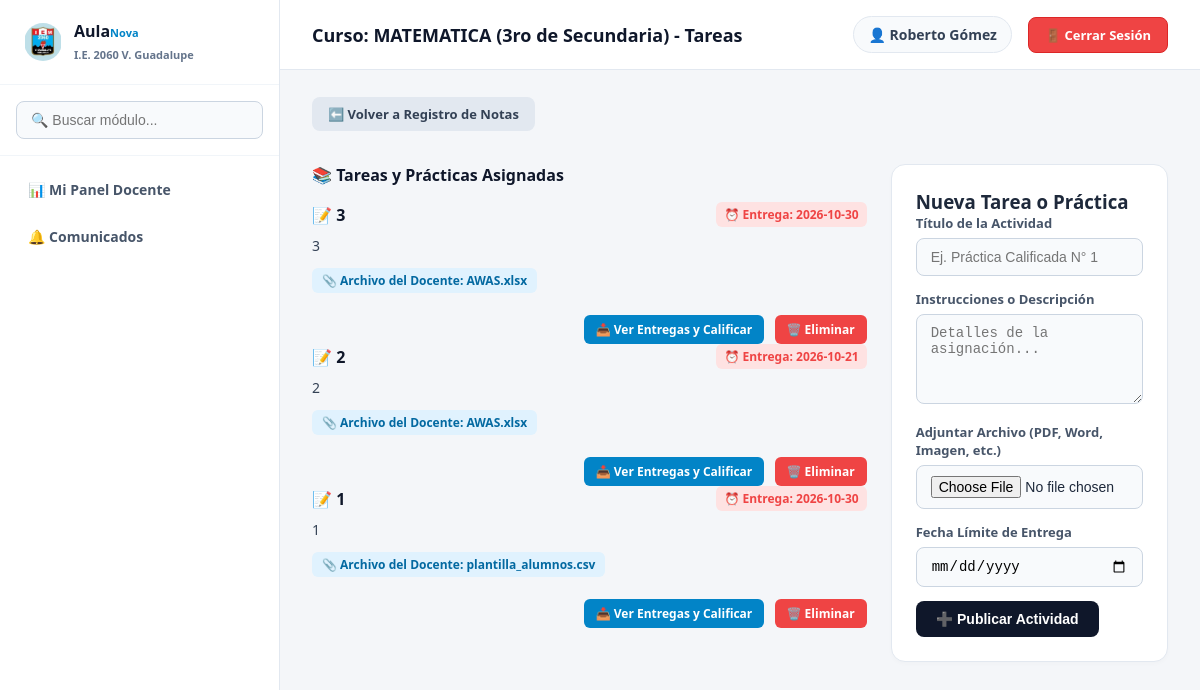
/docente/curso/1/tareas (signed in), run on the app's committed database.
### tables this page shows
CREATE TABLE Cursos (
            id_curso INTEGER PRIMARY KEY AUTOINCREMENT,
            nombre_curso TEXT NOT NULL,
            grado TEXT NOT NULL,
            id_docente INTEGER,
            FOREIGN KEY (id_docente) REFERENCES Usuarios (id_usuario),
            UNIQUE(nombre_curso, grado)
        );

CREATE TABLE Usuarios (
            id_usuario INTEGER PRIMARY KEY AUTOINCREMENT,
            nombres TEXT NOT NULL,
            apellidos TEXT NOT NULL,
            correo TEXT UNIQUE NOT NULL,
            password TEXT NOT NULL,
            dni TEXT,
            grado TEXT,
            seccion TEXT,
            id_rol INTEGER,
            estado INTEGER DEFAULT 1,
            FOREIGN KEY (id_rol) REFERENCES Roles (id_rol)
        );

CREATE TABLE Tareas (
            id_tarea INTEGER PRIMARY KEY AUTOINCREMENT,
            id_curso INTEGER,
            titulo TEXT NOT NULL,
            descripcion TEXT NOT NULL,
            fecha_entrega TEXT NOT NULL,
            archivo_adjunto TEXT,
            FOREIGN KEY (id_curso) REFERENCES Cursos (id_curso)
        );

### app.py (the view, shortened to what this page needs)
@app.route('/docente/curso/<int:id_curso>/tareas', methods=['GET', 'POST'])
def docente_tareas(id_curso):
    if 'id_rol' not in session or session['id_rol'] != 2:
        return redirect(url_for('index'))
    conn = get_db_connection()
    usuario = conn.execute('SELECT * FROM Usuarios WHERE id_usuario = ?', (session['id_usuario'],)).fetchone()
    curso = conn.execute('SELECT * FROM Cursos WHERE id_curso = ? AND id_docente = ?', (id_curso, session['id_usuario'])).fetchone()
    if not curso:
        conn.close()
        flash('⚠️ No tienes permiso para acceder a este curso.')
        return redirect(url_for('dashboard_docente'))
    tareas = conn.execute('SELECT * FROM Tareas WHERE id_curso = ? ORDER BY id_tarea DESC', (id_curso,)).fetchall()
    conn.close()
    return render_template('tareas_docente.html', usuario=usuario, curso=curso, tareas=tareas)

### app.py (called while the page is built)
def get_db_connection():
    conn = sqlite3.connect('aulanova.db')
    conn.row_factory = sqlite3.Row
    return conn

### templates/tareas_docente.html (shortened to what this page needs)
{% extends "layout.html" %}
{% block header_title %}Curso: {{ curso.nombre_curso }} ({{ curso.grado }}) - Tareas{% endblock %}
{% block content %}
<div style="margin-bottom: 16px;">
    <a href="/docente/curso/{{ curso.id_curso }}" style="background: #e2e8f0; color: #334155; padding: 8px 16px; border-radius: 8px; text-decoration: none; font-size: 13px; font-weight: 600;">⬅️ Volver a Registro de Notas</a>
</div>
<div class="grid-tareas">
    <div>
        <h3 style="font-size: 16px; font-weight: 700; color: #0f172a; margin-bottom: 16px;">📚 Tareas y Prácticas Asignadas</h3>
        {% if tareas %}
            {% for t in tareas %}
            <div class="tarea-card">
                <div class="tarea-header">
                    <div class="tarea-title">📝 {{ t.titulo }}</div>
                    <div class="tarea-date">⏰ Entrega: {{ t.fecha_entrega }}</div>
                </div>
                <div class="tarea-body">{{ t.descripcion }}</div>
                {% if t.archivo_adjunto %}
                    <div>
                        <a href="{{ url_for('static', filename='uploads/' + t.archivo_adjunto) }}" target="_blank" class="file-badge">📎 Archivo del Docente: {{ t.archivo_adjunto }}</a>
                    </div>
                {% endif %}
                <div style="text-align: right; margin-top: 10px;">
                    <a href="/docente/tarea/{{ t.id_tarea }}/entregas" class="btn-grades">📥 Ver Entregas y Calificar</a>
                    <a href="/docente/tarea/eliminar/{{ t.id_tarea }}" class="btn-danger" onclick="return confirm('¿Estás seguro de eliminar esta tarea?')">🗑️ Eliminar</a>
                </div>
            </div>
            {% endfor %}
        {% else %}
            <div class="card" style="text-align: center; color: #94a3b8; padding: 30px;">
                No hay tareas o prácticas asignadas para este curso todavía.
            </div>
        {% endif %}
    </div>
    <div>
        <div class="card">
            <h3>Nueva Tarea o Práctica</h3>
            <form action="/docente/curso/{{ curso.id_curso }}/tareas" method="POST" enctype="multipart/form-data">
                <div class="form-group">
                    <label for="titulo">Título de la Actividad</label>
                    <input type="text" id="titulo" name="titulo" required placeholder="Ej. Práctica Calificada N° 1">
                </div>
                <div class="form-group">
                    <label for="descripcion">Instrucciones o Descripción</label>
                    <textarea id="descripcion" name="descripcion" required placeholder="Detalles de la asignación..."></textarea>
                </div>
                <div class="form-group">
                    <label for="archivo">Adjuntar Archivo (PDF, Word, Imagen, etc.)</label>
                    <input type="file" id="archivo" name="archivo">
                </div>
                <div class="form-group">
                    <label for="fecha_entrega">Fecha Límite de Entrega</label>
                    <input type="date" id="fecha_entrega" name="fecha_entrega" required>
                </div>
                <button type="submit">➕ Publicar Actividad</button>
            </form>
        </div>
    </div>
</div>
{% endblock %}

### templates/layout.html (shortened to what this page needs)
<!DOCTYPE html>
<html lang="es">
<head>
</head>
<body>
    <aside>
        <div class="sidebar-brand">
            <img src="{{ url_for('static', filename='logo_colegio.jpg') }}" alt="Logo Colegio">
            <div class="brand-text">
                <h3>Aula<span>Nova</span></h3>
                <span>I.E. 2060 V. Guadalupe</span>
            </div>
        </div>
        <div class="search-box-sidebar">
            <input type="text" placeholder="🔍 Buscar módulo...">
        </div>
        <ul class="sidebar-menu">
            {% if session.get('id_rol') == 1 %}
                <li class="menu-item"><a href="/dashboard" class="menu-header">📊 Tablero</a></li>
                <li class="menu-item"><a href="/alumnos" class="menu-header">🎓 Alumnos</a></li>
                <li class="menu-item"><a href="/docentes" class="menu-header">👨‍🏫 Docentes</a></li>
                <li class="menu-item"><a href="/cursos" class="menu-header">📚 Cursos y Tareas</a></li>
                <li class="menu-item {% if request.path in ['/asistencia', '/reporte-asistencia'] %}active-parent open{% endif %}">
                    <div class="menu-header" onclick="toggleSubmenu(this)">
                        <span>📋 Asistencia</span>
                        <span>▼</span>
                    </div>
                    <ul class="submenu {% if request.path in ['/asistencia', '/reporte-asistencia'] %}active{% endif %}">
                        <li><a href="/asistencia" class="{% if request.path == '/asistencia' %}active{% endif %}">Gestionar / Registrar</a></li>
                        <li><a href="/reporte-asistencia" class="{% if request.path == '/reporte-asistencia' %}active{% endif %}">Reportes Consolidados</a></li>
                    </ul>
                </li>
                <li class="menu-item {% if request.path in ['/calificaciones', '/libreta-academica'] %}active-parent open{% endif %}">
                    <div class="menu-header" onclick="toggleSubmenu(this)">
                        <span>📈 Calificaciones</span>
                        <span>▼</span>
                    </div>
                    <ul class="submenu {% if request.path in ['/calificaciones', '/libreta-academica'] %}active{% endif %}">
                        <li><a href="/calificaciones" class="{% if request.path == '/calificaciones' %}active{% endif %}">Registro de Notas</a></li>
                        <li><a href="/libreta-academica" class="{% if request.path == '/libreta-academica' %}active{% endif %}">Libreta Académica</a></li>
                    </ul>
                </li>
                <li class="menu-item"><a href="/comunicados" class="menu-header">🔔 Comunicados</a></li>
            {% elif session.get('id_rol') == 2 %}
                <li class="menu-item"><a href="/dashboard_docente" class="menu-header">📊 Mi Panel Docente</a></li>
                <li class="menu-item"><a href="/comunicados" class="menu-header">🔔 Comunicados</a></li>
            {% elif session.get('id_rol') == 3 %}
                <li class="menu-item"><a href="/dashboard_estudiante" class="menu-header">📊 Mi Panel Estudiante</a></li>
                <li class="menu-item"><a href="/comunicados" class="menu-header">🔔 Comunicados</a></li>
            {% endif %}
        </ul>
    </aside>
    <main>
        <header>
            <div class="header-title">{% block header_title %}Módulo Institucional{% endblock %}</div>
            <div class="header-actions">
                <div class="user-profile">👤 {{ usuario.nombres }} {{ usuario.apellidos }}</div>
                <a href="/logout" class="btn-logout">🚪 Cerrar Sesión</a>
            </div>
        </header>
        <div class="content">
            {% block content %}{% endblock %}
        </div>
    </main>
</body>
</html>

### data on the page
Cursos: nombre_curso "MATEMATICA", grado "3ro de Secundaria"
Usuarios: nombres "Roberto", apellidos "Gómez"
Tareas: titulo "3", fecha_entrega "2026-10-30", descripcion "3", archivo_adjunto "AWAS.xlsx"
Tareas: titulo "2", fecha_entrega "2026-10-21", descripcion "2", archivo_adjunto "AWAS.xlsx"
Tareas: titulo "1", fecha_entrega "2026-10-30", descripcion "1", archivo_adjunto "plantilla_alumnos.csv"
